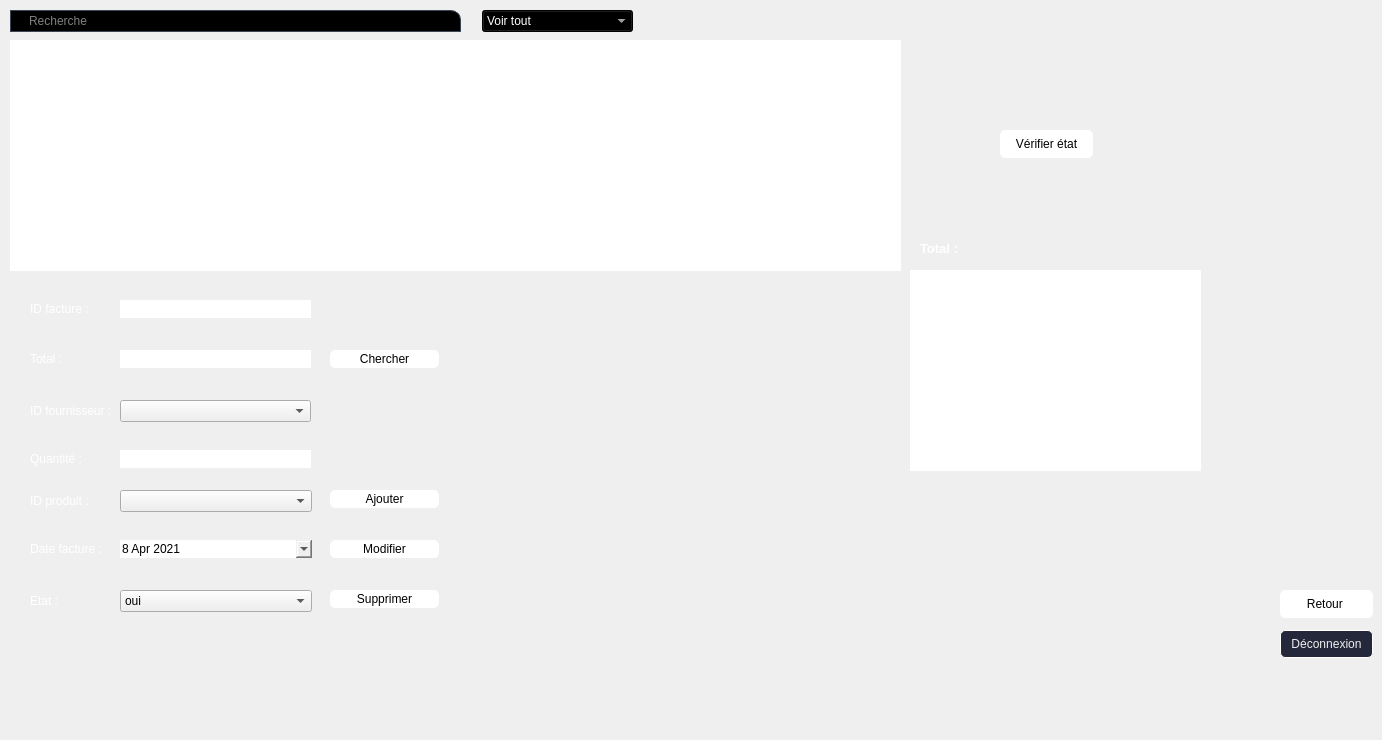
    <widget class="QWidget" name="tab">
     <attribute name="title">
      <string>G.Factures</string>
     </attribute>
     <widget class="QPushButton" name="pdf_g_fournisseur">
      <property name="geometry">
       <rect>
        <x>170</x>
        <y>120</y>
        <width>93</width>
        <height>28</height>
       </rect>
      </property>
      <property name="styleSheet">
       <string notr="true">QPushButton {
background-position:  center;
background-color: rgb(255, 255, 255);
border-color: rgb(0, 0, 0);
gridline-color: rgb(0, 0, 0);
border: 1px solid white;
border-radius: 5px;
color: rgb(0, 0, 0);
}

QPushButton:hover {
background-color: rgb(0, 0, 0);
color: rgb(255, 255, 255);
border: 1px solid #6860f5;
}</string>
      </property>
      <property name="text">
       <string>PDF</string>
      </property>
     </widget>
     <widget class="QLineEdit" name="recherche_tab_facture">
      <property name="geometry">
       <rect>
        <x>10</x>
        <y>10</y>
        <width>451</width>
        <height>22</height>
       </rect>
      </property>
      <property name="styleSheet">
       <string notr="true">QLineEdit{
	background-color: rgb(0, 0, 0);

border:1px solid rgb(61, 70, 86);
color:rgb(255, 255, 255);
padding-left:16px;
border:1px solid rgb(61, 70, 86);
border-top-right-radius:10px;
}
QLineEdit:focus{
border: 1px solid rgb(180, 180, 180);
}</string>
      </property>
      <property name="placeholderText">
       <string>Recherche</string>
      </property>
     </widget>
     <widget class="QComboBox" name="comboBox_factures_fournisseurs">
      <property name="geometry">
       <rect>
        <x>482</x>
        <y>10</y>
        <width>151</width>
        <height>22</height>
       </rect>
      </property>
      <property name="styleSheet">
       <string notr="true">background-color: rgb(0, 0, 0);
color: rgb(255, 255, 255);
gridline-color: rgb(255, 255, 255);
border-color: rgb(255, 255, 255);</string>
      </property>
      <item>
       <property name="text">
        <string>Voir tout</string>
       </property>
      </item>
      <item>
       <property name="text">
        <string>oui</string>
       </property>
      </item>
      <item>
       <property name="text">
        <string>non</string>
       </property>
      </item>
     </widget>
     <widget class="QLabel" name="label_PIC6">
      <property name="geometry">
       <rect>
        <x>5</x>
        <y>-45</y>
        <width>1361</width>
        <height>731</height>
       </rect>
      </property>
      <property name="text">
       <string/>
      </property>
     </widget>
     <widget class="QPushButton" name="statistiques_factures">
      <property name="geometry">
       <rect>
        <x>490</x>
        <y>50</y>
        <width>141</width>
        <height>28</height>
       </rect>
      </property>
      <property name="styleSheet">
       <string notr="true">QPushButton {
background-position:  center;
background-color:transparent;
border: 1px solid white;
border-radius: 5px;
color:rgb(238, 238, 238);
	background-color: rgb(0, 0, 0);}

QPushButton:hover {
background-color:transparent;
	background-color: rgb(255, 255, 255);
	color: rgb(0, 0, 0);
border: 1px solid #6860f5;
}</string>
      </property>
      <property name="text">
       <string>Consulter statistiques</string>
      </property>
     </widget>
     <widget class="QTableView" name="tableView_Facture">
      <property name="geometry">
       <rect>
        <x>10</x>
        <y>40</y>
        <width>891</width>
        <height>231</height>
       </rect>
      </property>
      <property name="styleSheet">
       <string notr="true">#tableView_Facture {
background-color: transparent;

	border-image: url(:/ressources_img/slot.png);
background: none;
border: none;
background-repeat: none;
}</string>
      </property>
     </widget>
     <widget class="QPushButton" name="imprimer">
      <property name="geometry">
       <rect>
        <x>800</x>
        <y>50</y>
        <width>93</width>
        <height>28</height>
       </rect>
      </property>
      <property name="styleSheet">
       <string notr="true">QPushButton {
background-position:  center;
background-color: rgb(255, 255, 255);
border-color: rgb(0, 0, 0);
gridline-color: rgb(0, 0, 0);
border: 1px solid white;
border-radius: 5px;
color: rgb(0, 0, 0);
}

QPushButton:hover {
background-color: rgb(0, 0, 0);
color: rgb(255, 255, 255);
border: 1px solid #6860f5;
}</string>
      </property>
      <property name="text">
       <string>Imprimer</string>
      </property>
     </widget>
     <widget class="QTableView" name="alerte">
      <property name="geometry">
       <rect>
        <x>910</x>
        <y>270</y>
        <width>291</width>
        <height>201</height>
       </rect>
      </property>
      <property name="styleSheet">
       <string notr="true">#alerte {
background-color: transparent;

	border-image: url(:/ressources_img/slot.png);
background: none;
border: none;
background-repeat: none;
}</string>
      </property>
     </widget>
     <widget class="QPushButton" name="for_pdf">
      <property name="geometry">
       <rect>
        <x>540</x>
        <y>340</y>
        <width>61</width>
        <height>41</height>
       </rect>
      </property>
      <property name="styleSheet">
       <string notr="true">#for_pdf {
background-color: transparent;
border-image: url(:/ressources_img/pdficon.png);
background: none;
border: none;
background-repeat: none;
}
#for_pdf:pressed
{
	border-image: url(:/ressources_img/pdficon.png);
}
</string>
      </property>
      <property name="text">
       <string/>
      </property>
     </widget>
     <widget class="QPushButton" name="for_stat">
      <property name="geometry">
       <rect>
        <x>540</x>
        <y>400</y>
        <width>61</width>
        <height>51</height>
       </rect>
      </property>
      <property name="styleSheet">
       <string notr="true">#for_stat {
background-color: transparent;
	border-image: url(:/ressources_img/for_stat_factures.png);
background: none;
border: none;
background-repeat: none;
}
#for_stat:pressed
{
border-image: url(:/ressources_img/for_stat_factures.png);
}

</string>
      </property>
      <property name="text">
       <string/>
      </property>
     </widget>
     <widget class="QPushButton" name="for_print">
      <property name="geometry">
       <rect>
        <x>540</x>
        <y>470</y>
        <width>61</width>
        <height>41</height>
       </rect>
      </property>
      <property name="styleSheet">
       <string notr="true">#for_print{
background-color: transparent;
	border-image: url(:/ressources_img/print_factures.png);
background: none;
border: none;
background-repeat: none;
}
#for_print:pressed
{
	border-image: url(:/ressources_img/print_factures.png);
}</string>
      </property>
      <property name="text">
       <string/>
      </property>
     </widget>
     <widget class="QPushButton" name="pushButton_7">
      <property name="geometry">
       <rect>
        <x>1280</x>
        <y>630</y>
        <width>93</width>
        <height>28</height>
       </rect>
      </property>
      <property name="styleSheet">
       <string notr="true">QPushButton {
background-position:  center;
background-color:transparent;
border: 1px solid white;
border-radius: 5px;
color:rgb(238, 238, 238);
background-color:#25283b;
}

QPushButton:hover {
background-color:transparent;
	background-color: rgb(255, 255, 255);
	color: rgb(0, 0, 0);
border: 1px solid #6860f5;
}</string>
      </property>
      <property name="text">
       <string>Déconnexion</string>
      </property>
     </widget>
     <widget class="QPushButton" name="pushButton_8">
      <property name="geometry">
       <rect>
        <x>1280</x>
        <y>590</y>
        <width>93</width>
        <height>28</height>
       </rect>
      </property>
      <property name="styleSheet">
       <string notr="true">QPushButton {
background-position:  center;
background-color: rgb(255, 255, 255);
border-color: rgb(0, 0, 0);
gridline-color: rgb(0, 0, 0);
border: 1px solid white;
border-radius: 5px;
color: rgb(0, 0, 0);
}

QPushButton:hover {
background-color: rgb(0, 0, 0);
color: rgb(255, 255, 255);
border: 1px solid #6860f5;
}</string>
      </property>
      <property name="text">
       <string>Retour </string>
      </property>
     </widget>
     <widget class="QPushButton" name="verifier_etat">
      <property name="geometry">
       <rect>
        <x>1000</x>
        <y>130</y>
        <width>93</width>
        <height>28</height>
       </rect>
      </property>
      <property name="styleSheet">
       <string notr="true">QPushButton {
background-position:  center;
background-color: rgb(255, 255, 255);
border-color: rgb(0, 0, 0);
gridline-color: rgb(0, 0, 0);
border: 1px solid white;
border-radius: 5px;
color: rgb(0, 0, 0);
}

QPushButton:hover {
background-color: rgb(0, 0, 0);
color: rgb(255, 255, 255);
border: 1px solid #6860f5;
}</string>
      </property>
      <property name="text">
       <string>Vérifier état</string>
      </property>
     </widget>
     <widget class="QLabel" name="total_factures">
      <property name="geometry">
       <rect>
        <x>920</x>
        <y>240</y>
        <width>56</width>
        <height>16</height>
       </rect>
      </property>
      <property name="font">
       <font>
        <pointsize>10</pointsize>
        <weight>75</weight>
        <bold>true</bold>
       </font>
      </property>
      <property name="styleSheet">
       <string notr="true">color: rgb(255, 255, 255);</string>
      </property>
      <property name="text">
       <string>Total : </string>
      </property>
     </widget>
     <widget class="QLabel" name="total_factures_calcul">
      <property name="geometry">
       <rect>
        <x>990</x>
        <y>240</y>
        <width>56</width>
        <height>16</height>
       </rect>
      </property>
      <property name="font">
       <font>
        <pointsize>10</pointsize>
        <weight>75</weight>
        <bold>true</bold>
       </font>
      </property>
      <property name="styleSheet">
       <string notr="true">color: rgb(255, 255, 255);</string>
      </property>
      <property name="text">
       <string/>
      </property>
     </widget>
     <widget class="QLabel" name="label_date_time_">
      <property name="geometry">
       <rect>
        <x>1040</x>
        <y>70</y>
        <width>331</width>
        <height>61</height>
       </rect>
      </property>
      <property name="font">
       <font>
        <pointsize>24</pointsize>
        <weight>75</weight>
        <bold>true</bold>
       </font>
      </property>
      <property name="styleSheet">
       <string notr="true">color: rgb(255, 255, 255);</string>
      </property>
      <property name="text">
       <string/>
      </property>
     </widget>
     <widget class="QLabel" name="date_time_label">
      <property name="geometry">
       <rect>
        <x>1030</x>
        <y>0</y>
        <width>281</width>
        <height>51</height>
       </rect>
      </property>
      <property name="font">
       <font>
        <pointsize>24</pointsize>
        <weight>75</weight>
        <bold>true</bold>
        <underline>true</underline>
       </font>
      </property>
      <property name="styleSheet">
       <string notr="true">color: rgb(255, 255, 255);</string>
      </property>
      <property name="text">
       <string/>
      </property>
     </widget>
     <widget class="QLabel" name="label_45">
      <property name="geometry">
       <rect>
        <x>30</x>
        <y>300</y>
        <width>90</width>
        <height>18</height>
       </rect>
      </property>
      <property name="styleSheet">
       <string notr="true">color: rgb(255, 255, 255);</string>
      </property>
      <property name="text">
       <string>ID facture :</string>
      </property>
     </widget>
     <widget class="QLabel" name="label_43">
      <property name="geometry">
       <rect>
        <x>30</x>
        <y>350</y>
        <width>90</width>
        <height>18</height>
       </rect>
      </property>
      <property name="styleSheet">
       <string notr="true">color: rgb(255, 255, 255);</string>
      </property>
      <property name="text">
       <string>Total :</string>
      </property>
     </widget>
     <widget class="QLabel" name="label_42">
      <property name="geometry">
       <rect>
        <x>30</x>
        <y>400</y>
        <width>90</width>
        <height>22</height>
       </rect>
      </property>
      <property name="styleSheet">
       <string notr="true">color: rgb(255, 255, 255);</string>
      </property>
      <property name="text">
       <string>ID fournisseur :</string>
      </property>
     </widget>
     <widget class="QLabel" name="label_39">
      <property name="geometry">
       <rect>
        <x>30</x>
        <y>450</y>
        <width>80</width>
        <height>18</height>
       </rect>
      </property>
      <property name="styleSheet">
       <string notr="true">color: rgb(255, 255, 255);</string>
      </property>
      <property name="text">
       <string>Quantité :</string>
      </property>
     </widget>
     <widget class="QLabel" name="label_40">
      <property name="geometry">
       <rect>
        <x>30</x>
        <y>490</y>
        <width>80</width>
        <height>22</height>
       </rect>
      </property>
      <property name="styleSheet">
       <string notr="true">color: rgb(255, 255, 255);</string>
      </property>
      <property name="text">
       <string>ID produit :</string>
      </property>
     </widget>
     <widget class="QLabel" name="label_38">
      <property name="geometry">
       <rect>
        <x>30</x>
        <y>540</y>
        <width>80</width>
        <height>18</height>
       </rect>
      </property>
      <property name="styleSheet">
       <string notr="true">color: rgb(255, 255, 255);</string>
      </property>
      <property name="text">
       <string>Date facture :</string>
      </property>
     </widget>
     <widget class="QLabel" name="label_41">
      <property name="geometry">
       <rect>
        <x>30</x>
        <y>590</y>
        <width>32</width>
        <height>22</height>
       </rect>
      </property>
      <property name="styleSheet">
       <string notr="true">color: rgb(255, 255, 255);</string>
      </property>
      <property name="text">
       <string>Etat :</string>
      </property>
     </widget>
     <widget class="QLineEdit" name="lineEdit_Id_facture">
      <property name="geometry">
       <rect>
        <x>120</x>
        <y>300</y>
        <width>191</width>
        <height>18</height>
       </rect>
      </property>
      <property name="styleSheet">
       <string notr="true">/*background-color: rgb(255, 255, 255);
color: rgb(0, 0, 0);*/
#lineEdit_Id_facture{
background-color: transparent;
	border-image: url(:/ressources_img/slot.png);
background: none;
	color: rgb(0, 0, 0);
border: none;
background-repeat: none;
}
</string>
      </property>
      <property name="clearButtonEnabled">
       <bool>true</bool>
      </property>
     </widget>
     <widget class="QLineEdit" name="lineEdit_total_facture">
      <property name="geometry">
       <rect>
        <x>120</x>
        <y>350</y>
        <width>191</width>
        <height>18</height>
       </rect>
      </property>
      <property name="styleSheet">
       <string notr="true">#lineEdit_total_facture{
background-color: transparent;
	border-image: url(:/ressources_img/slot.png);
background: none;
	color: rgb(0, 0, 0);
border: none;
background-repeat: none;
}
</string>
      </property>
      <property name="clearButtonEnabled">
       <bool>true</bool>
      </property>
     </widget>
     <widget class="QComboBox" name="lineEdit_idfournisseur_facture">
      <property name="geometry">
       <rect>
        <x>120</x>
        <y>400</y>
        <width>191</width>
        <height>22</height>
       </rect>
      </property>
      <property name="styleSheet">
       <string notr="true">color: rgb(0, 0, 0);</string>
      </property>
     </widget>
     <widget class="QLineEdit" name="lineEdit_quantite_facture">
      <property name="geometry">
       <rect>
        <x>120</x>
        <y>450</y>
        <width>191</width>
        <height>18</height>
       </rect>
      </property>
      <property name="styleSheet">
       <string notr="true">#lineEdit_quantite_facture{
background-color: transparent;
	border-image: url(:/ressources_img/slot.png);
background: none;
border: none;
	color: rgb(0, 0, 0);
background-repeat: none;
}</string>
      </property>
      <property name="clearButtonEnabled">
       <bool>true</bool>
      </property>
     </widget>
     <widget class="QComboBox" name="ID_produit_facture">
      <property name="geometry">
       <rect>
        <x>120</x>
        <y>490</y>
        <width>192</width>
        <height>22</height>
       </rect>
      </property>
      <property name="styleSheet">
       <string notr="true">color: rgb(0, 0, 0);</string>
      </property>
     </widget>
     <widget class="QDateEdit" name="dateEdit_facture">
      <property name="geometry">
       <rect>
        <x>120</x>
        <y>540</y>
        <width>192</width>
        <height>18</height>
       </rect>
      </property>
      <property name="styleSheet">
       <string notr="true">/*QDateEdit{
background-color: rgb(255, 255, 255);
color: rgb(0, 0, 0);
border-radius:none;
border-bottom:1px solid rgb(61, 70, 86);
padding:0 0 4px 5px;
}
QDateEdit:focus{
border-bottom:1px solid #3d50eb;
}*/
#dateEdit_facture{
background-color: transparent;
border-image: url(:/ressources_img/slot.png);
background: none;
	color: rgb(0, 0, 0);
border: none;
background-repeat: none;
}

</string>
      </property>
      <property name="dateTime">
       <datetime>
        <hour>0</hour>
        <minute>0</minute>
        <second>0</second>
        <year>2021</year>
        <month>4</month>
        <day>8</day>
       </datetime>
      </property>
      <property name="time">
       <time>
        <hour>0</hour>
        <minute>0</minute>
        <second>0</second>
       </time>
      </property>
      <property name="calendarPopup">
       <bool>true</bool>
      </property>
     </widget>
     <widget class="QComboBox" name="lineEdit_Etatfacture">
      <property name="geometry">
       <rect>
        <x>120</x>
        <y>590</y>
        <width>192</width>
        <height>22</height>
       </rect>
      </property>
      <property name="styleSheet">
       <string notr="true">color: rgb(0, 0, 0);</string>
      </property>
      <item>
       <property name="text">
        <string>oui</string>
       </property>
      </item>
      <item>
       <property name="text">
        <string>non</string>
       </property>
      </item>
     </widget>
     <widget class="QPushButton" name="chercherboutonfacture">
      <property name="geometry">
       <rect>
        <x>330</x>
        <y>350</y>
        <width>109</width>
        <height>18</height>
       </rect>
      </property>
      <property name="styleSheet">
       <string notr="true">QPushButton {
background-position:  center;
background-color: rgb(255, 255, 255);
border-color: rgb(0, 0, 0);
gridline-color: rgb(0, 0, 0);
border: 1px solid white;
border-radius: 5px;
color: rgb(0, 0, 0);
}

QPushButton:hover {
background-color: rgb(0, 0, 0);
color: rgb(255, 255, 255);
border: 1px solid #6860f5;
}</string>
      </property>
      <property name="text">
       <string>Chercher</string>
      </property>
     </widget>
     <widget class="QPushButton" name="pushButton_ajouterfacture">
      <property name="geometry">
       <rect>
        <x>330</x>
        <y>490</y>
        <width>109</width>
        <height>18</height>
       </rect>
      </property>
      <property name="styleSheet">
       <string notr="true">QPushButton {
background-position:  center;
background-color: rgb(255, 255, 255);
border-color: rgb(0, 0, 0);
gridline-color: rgb(0, 0, 0);
border: 1px solid white;
border-radius: 5px;
color: rgb(0, 0, 0);
}

QPushButton:hover {
background-color: rgb(0, 0, 0);
color: rgb(255, 255, 255);
border: 1px solid #6860f5;
}
</string>
      </property>
      <property name="text">
       <string>Ajouter</string>
      </property>
     </widget>
     <widget class="QPushButton" name="modifier_facture_fournisseurs">
      <property name="geometry">
       <rect>
        <x>330</x>
        <y>540</y>
        <width>109</width>
        <height>18</height>
       </rect>
      </property>
      <property name="styleSheet">
       <string notr="true">QPushButton {
background-position:  center;
background-color: rgb(255, 255, 255);
border-color: rgb(0, 0, 0);
gridline-color: rgb(0, 0, 0);
border: 1px solid white;
border-radius: 5px;
color: rgb(0, 0, 0);
}

QPushButton:hover {
background-color: rgb(0, 0, 0);
color: rgb(255, 255, 255);
border: 1px solid #6860f5;
}</string>
      </property>
      <property name="text">
       <string>Modifier</string>
      </property>
     </widget>
     <widget class="QPushButton" name="supprimer_facture">
      <property name="geometry">
       <rect>
        <x>330</x>
        <y>590</y>
        <width>109</width>
        <height>18</height>
       </rect>
      </property>
      <property name="styleSheet">
       <string notr="true">QPushButton {
background-position:  center;
background-color: rgb(255, 255, 255);
border-color: rgb(0, 0, 0);
gridline-color: rgb(0, 0, 0);
border: 1px solid white;
border-radius: 5px;
color: rgb(0, 0, 0);
}

QPushButton:hover {
background-color: rgb(0, 0, 0);
color: rgb(255, 255, 255);
border: 1px solid #6860f5;
}</string>
      </property>
      <property name="text">
       <string>Supprimer</string>
      </property>
     </widget>
     <zorder>label_PIC6</zorder>
     <zorder>pdf_g_fournisseur</zorder>
     <zorder>recherche_tab_facture</zorder>
     <zorder>comboBox_factures_fournisseurs</zorder>
     <zorder>statistiques_factures</zorder>
     <zorder>imprimer</zorder>
     <zorder>alerte</zorder>
     <zorder>for_pdf</zorder>
     <zorder>for_stat</zorder>
     <zorder>for_print</zorder>
     <zorder>pushButton_7</zorder>
     <zorder>pushButton_8</zorder>
     <zorder>verifier_etat</zorder>
     <zorder>total_factures</zorder>
     <zorder>total_factures_calcul</zorder>
     <zorder>label_date_time_</zorder>
     <zorder>date_time_label</zorder>
     <zorder>tableView_Facture</zorder>
     <zorder>label_45</zorder>
     <zorder>label_43</zorder>
     <zorder>label_42</zorder>
     <zorder>label_39</zorder>
     <zorder>label_40</zorder>
     <zorder>label_38</zorder>
     <zorder>label_41</zorder>
     <zorder>lineEdit_Id_facture</zorder>
     <zorder>lineEdit_total_facture</zorder>
     <zorder>lineEdit_idfournisseur_facture</zorder>
     <zorder>lineEdit_quantite_facture</zorder>
     <zorder>ID_produit_facture</zorder>
     <zorder>dateEdit_facture</zorder>
     <zorder>lineEdit_Etatfacture</zorder>
     <zorder>chercherboutonfacture</zorder>
     <zorder>pushButton_ajouterfacture</zorder>
     <zorder>modifier_facture_fournisseurs</zorder>
     <zorder>supprimer_facture</zorder>
    </widget>
